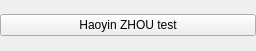
<?xml version="1.0" encoding="UTF-8"?>
<ui version="4.0">
 <class>qSlicerCoronaryMainFooBarWidget</class>
 <widget class="QWidget" name="qSlicerCoronaryMainFooBarWidget">
  <property name="geometry">
   <rect>
    <x>0</x>
    <y>0</y>
    <width>256</width>
    <height>51</height>
   </rect>
  </property>
  <property name="windowTitle">
   <string>Foo bar</string>
  </property>
  <layout class="QVBoxLayout" name="verticalLayout">
   <property name="margin">
    <number>0</number>
   </property>
   <item>
    <widget class="QPushButton" name="FooBarButton">
     <property name="text">
      <string>Haoyin ZHOU test</string>
     </property>
    </widget>
   </item>
  </layout>
 </widget>
 <resources/>
 <connections/>
</ui>
